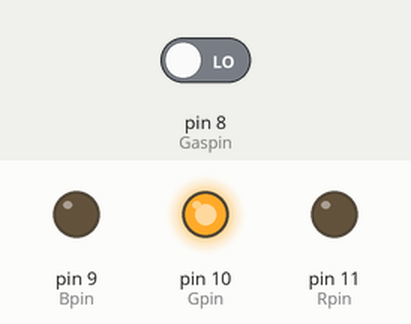
The sketch below on a simulated Arduino Uno, built with avr-gcc and run on an emulated ATmega328P. Parts: output pins drawn as LEDs (lit = HIGH). The test bench sets the inputs (shaded band); at power-on: pin 8 (Gaspin) LOW.

Above: at 1.2 s.
1.3 s: pin 8 (Gaspin) driven HIGH
At 1.9 s:
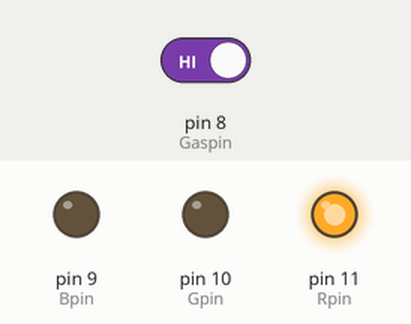
2.8 s: pin 8 (Gaspin) driven LOW
At 4.2 s:
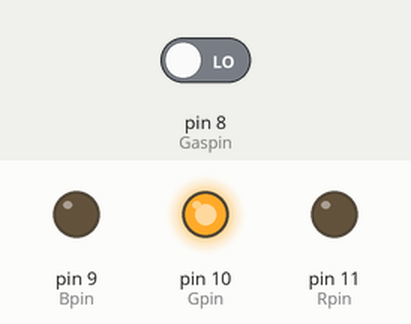
Timing chart, 0 to 5.8 s (numbered marks = the images above; inputs shaded):
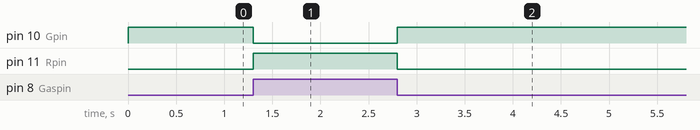

Measured:
- after the input at 1.3 s, pin 10 (Gpin): HIGH → LOW at once; pin 11 (Rpin): LOW → HIGH at once
- after the input at 2.8 s, pin 10 (Gpin): LOW → HIGH at once; pin 11 (Rpin): HIGH → LOW at once

The sketch:

F18L07_650910352.ino
```cpp
#define Rpin 11
#define Gpin 10
#define Bpin 9
#define Gaspin 8
byte Colorcode[2][3]={{0,1,0},{1,0,0}};
int Status;
void setup() {
  pinMode(Gaspin,INPUT);
  for(int i=Bpin;i<=Rpin;i++)
    pinMode(i,OUTPUT);
}
void loop() {
  Status=digitalRead(Gaspin);
  digitalWrite(Rpin,Colorcode[Status][0]);
  digitalWrite(Gpin,Colorcode[Status][1]);
  digitalWrite(Bpin,Colorcode[Status][2]);
}
```
